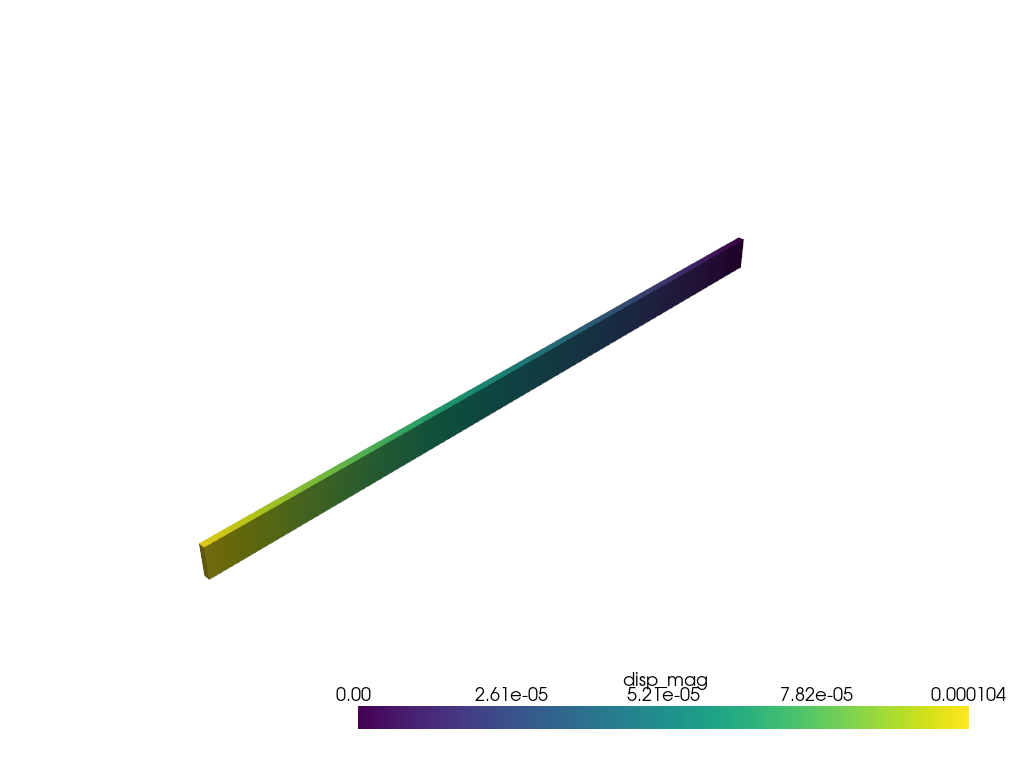

This figure's Python source:
#!/usr/bin/env python
"""3D axial bar MWE: NASTRAN-95 backend through Elmer Studio API.

Builds a 3D axial bar, solves with NASTRAN, prints measured vs theory,
saves .esm project, and writes offscreen PNG of displacement field.
"""
from __future__ import annotations

import os
import sys
from pathlib import Path

# Ensure we can import elmerstudio when run from anywhere
sys.path.insert(0, str(Path(__file__).resolve().parents[2]))

from elmerstudio.core import builder as B
from elmerstudio.core import project
from elmerstudio.core.geometry import build_geometry
from elmerstudio.core.meshing import build_mesh
from elmerstudio.core.results import Solution
from elmerstudio.core.study_runner import StudyRunner
import numpy as np


def main():
    # 3D axial bar: L=1.0m, H=0.05m, W=0.01m
    L, H, W = 1.0, 0.05, 0.01
    E = 2.0e11
    P = 10000.0
    A = H * W  # cross-section
    delta_theory = (P * L) / (E * A)
    sigma_theory = P / A

    m = B.new_model("3D", ["solid"], "stationary")
    m.create("geom.block", m.component.child("geometry"), index=0, w=str(L), h=str(H), d=str(W))
    B.add_material(m, "Structural steel", all_domains=True)

    mn = m.component.child("mesh")
    mn.props["sequence"] = "user"
    m.create("mesh.size", mn, mode="custom", hmax="0.1", hmin="0.05")

    geo = build_geometry(m, display=False)
    ph = m.component.child("physics.solid")

    bnd_left = geo.select("boundary", xmax=0)
    bnd_right = geo.select("boundary", xmin=0.99 * L)
    assert bnd_left and bnd_right

    B.add_feature(m, ph, "solid.fixed", bnd_left)
    bload = B.add_feature(m, ph, "solid.bload", bnd_right)
    bload.props["Fx"] = f"{P}[N]"
    bload.props["Fy"] = "0[N]"
    bload.props["Fz"] = "0[N]"

    st = m.studies()[0]
    st.props["backend"] = "nastran"

    wd = project.new_workdir()
    try:
        folders = StudyRunner(m, st, wd, None, None).run()
        assert folders
        folder = folders[0]
        sol = Solution(folder)

        assert sol.meta["status"] == "converged"
        assert sol.meta["backend"] == "nastran"
        assert sol.meta["nastran"]["sol"] == 1

        coords = sol.topo.nodes * sol.scale
        tip_mask = np.isclose(coords[:, 0], L, atol=1e-4)
        ux = sol.names(0)["u"][tip_mask]
        mean_ux = np.mean(ux)
        err_disp = abs(mean_ux - delta_theory) / delta_theory * 100

        print(f"3D bar elongation: measured {mean_ux:.4e} m, theory {delta_theory:.4e} m, error {err_disp:.2f}%")

        if "vonmises" in sol.names(0):
            vm = sol.names(0)["vonmises"]
            interior = (coords[:, 0] > 0.2 * L) & (coords[:, 0] < 0.8 * L)
            if np.any(interior):
                mean_vm = np.mean(vm[interior])
                err_stress = abs(mean_vm - sigma_theory) / sigma_theory * 100
                print(f"3D bar stress: measured {mean_vm:.3e} Pa, theory {sigma_theory:.3e} Pa, error {err_stress:.2f}%")

        # Save .esm
        out_esm = os.path.join(os.path.dirname(__file__), "axial_bar_3d.esm")
        project.save(m, out_esm, wd)
        print(f"Saved project: {out_esm}")

        # Write offscreen PNG of displacement magnitude
        import pyvista as pv
        from elmerstudio.core.results import Topology
        plotter = pv.Plotter(off_screen=True)
        g = Topology(mesh_result=sol.topo).bulk_grid()
        g.point_data["disp_mag"] = sol.names(0)["disp_mag"]
        plotter.add_mesh(g, scalars="disp_mag", cmap="viridis")
        png_path = os.path.join(os.path.dirname(__file__), "axial_bar_3d.png")
        plotter.screenshot(png_path)
        plotter.close()
        print(f"Saved PNG: {png_path}")

    finally:
        project.discard_workdir(wd)
        import shutil
        shutil.rmtree(wd, ignore_errors=True)


if __name__ == "__main__":
    main()
